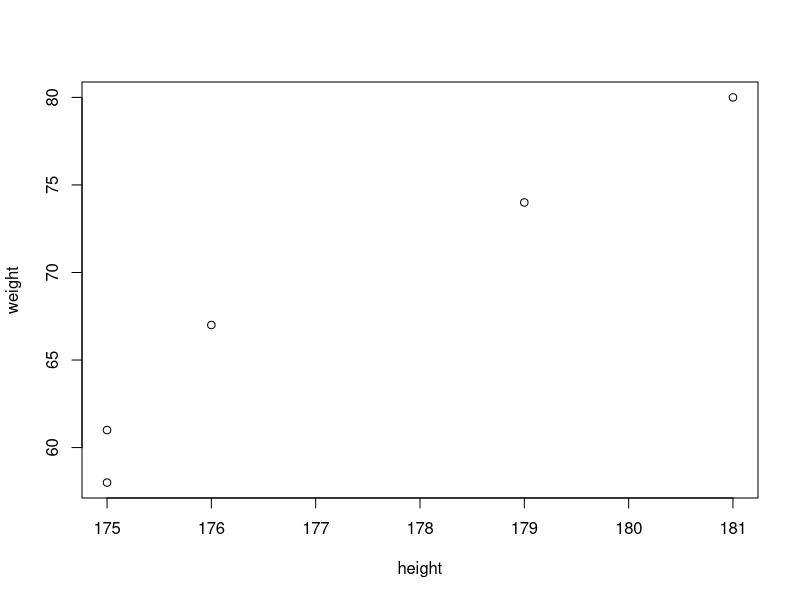
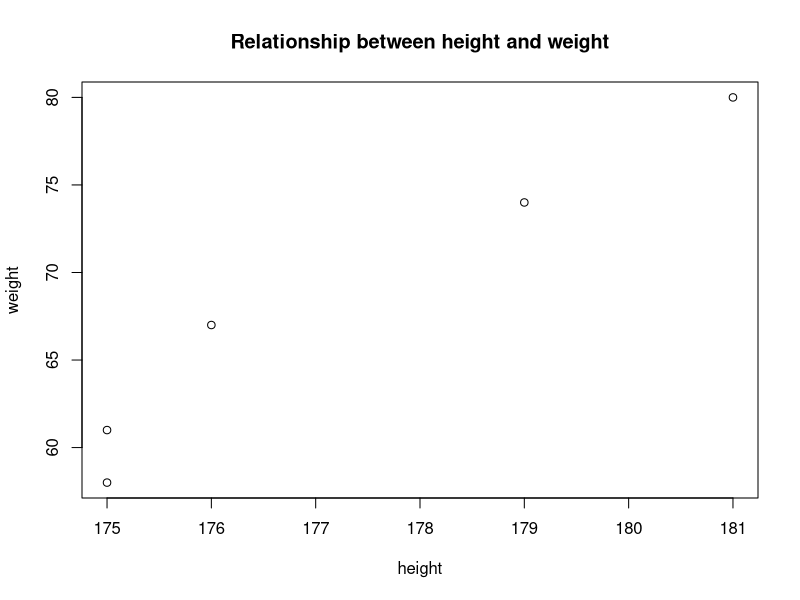
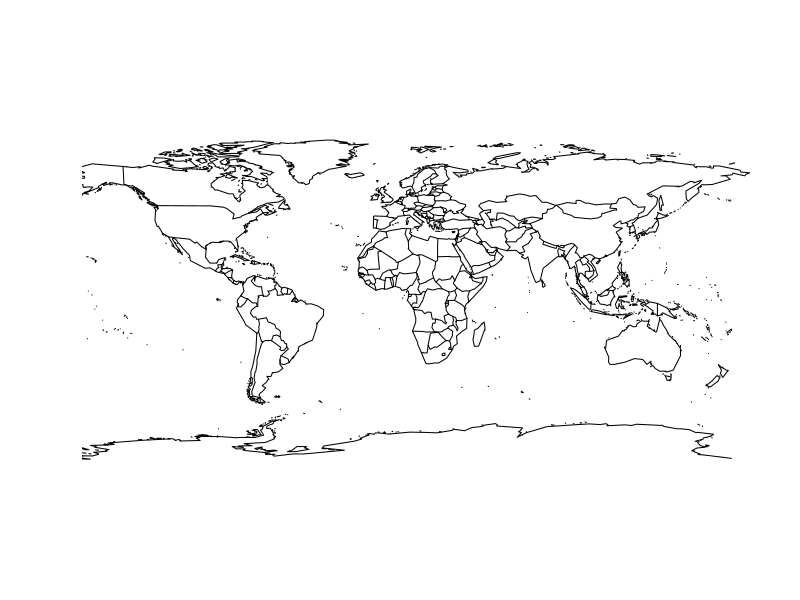

The R script that drew these images, in order:
################################################################
## First steps with R
## Author: Pablo Barbera
## Adapted by Sean Kates
## Social Media and Political Participation
## Lab 1, January 4th 2017
################################################################

## This is an example of an R script
## Every lines that starts with a # sign is a comment
## Use comments to document every step, specially those that
## are not necessarily obvious

#### USING R AS A CALCULATOR ####

## You probably don't need a comment here...
2 + 2

## The most basic functionality of R is using it as a calculator
10 / 2
sqrt(100) + sqrt(9)
exp(1)

#### CREATING AND PRINTING OBJECTS ####

## What makes R very powerful is that you can store results as "objects"
x = 5
y = 10
## look at the "Environment" panel on the right to see that these numbers
## are stored in memory

## then you can do operations with them the same way you'd do it with numbers
x * y

## you can also save combinations of objects as new objects
z = x * y

## to print one of these objects in the console, use the "print" function
print(z)
## a function is a command that takes an argument ("z") and returns a value ("50")

## alternatively, you can just type the name of the objects on the console
z

#### VECTORS AND BASIC VISUALIZATION ####

## if objects have more than one element, they are called "vectors"
height = c(181, 175, 179, 175, 176)
## Note the use of the "c" (concatenate) function to put all 5 numbers together
## for example, this vector contains the height in cm of five U.S. males
print(height)

## you can create as many vectors as you want
weight = c(80, 61, 74, 58, 67)

## to visualize the relationship between the two variables, you can use
## the "plot" function
plot(x=height, y=weight)
## "plot" is a function just like "print", but it takes multiple arguments.
## First, you specify the variable you want in the x-axis: "x=height";
## and then the one you want on the y-axis: "y=weight"

#### FINDING HELP ####

## Now imagine that you want to add a title to your plot, but don't know how
## You can use the help page for "plot":
?plot
## and find that "main" is the option you're looking for
plot(x=height, y=weight, main="Relationship between height and weight")

## This is just a basic plot -- we will cover more advanced examples in Lab 2

#### INSTALLING AND LOADING PACKAGES ####

## There are many packages that expand the basic functionalities of R
## For example, imagine that we want to make a map of the U.S.
## The package "maps" is exactly what we're looking for

## First, we install it (you only need to do this once)
## Either typing the following:
install.packages("maps")
## OR
## 1) Go to the "Packages" tab on the bottom right panel
## 2) Click on "Install Packages"
## 3) Type "maps" and click on "Install"

## Now, we load the package (you will need to do this every time you want to
## use a function from the package)
library(maps)

## And we can use the "map" function, that will draw a map of the US if we
## specify the option 'database="state"'
map(database="world")
?map



